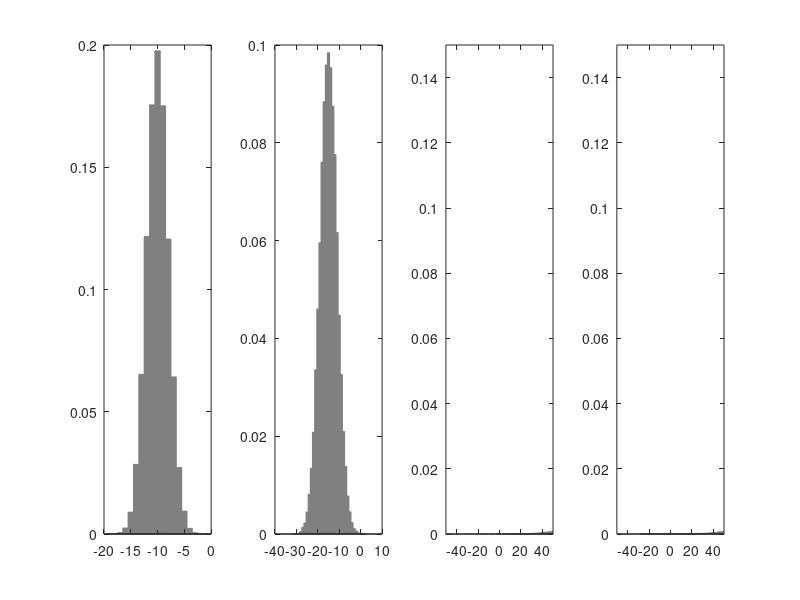

Recreate this plot in MATLAB.
clear all
close all
clc


rng(0)

num = 100000;
border = 1;


X = normrnd(-10, 2, [num, 1]);
% W = rand(num, 1);
% W = randn(num, 1)*100;
W = normrnd(-15, 4, [num, 1]);



Z = X .* W;




line_X = round(min(X)):border:round(max(X));
f_X = hist(X, line_X);
f_X = f_X/num;

line_W = round(min(W)):border:round(max(W));
f_W = hist(W, line_W);
f_W = f_W/num;

line_Z = round(min(Z)):border*1:round(max(Z));
f_Z = hist(Z, line_Z);
f_Z = f_Z/num;




border_t = border/100;

line_X_t = round(min(X)):border_t:round(max(X));
f_X_t = hist(X, line_X_t);
f_X_t = f_X_t/num;

line_W_t = round(min(W)):border_t:round(max(W));
f_W_t = hist(W, line_W_t);
f_W_t = f_W_t/num;

line_Z_t = round(min(Z)):border_t:round(max(Z));
f_Z_t = hist(Z, line_Z_t);
f_Z_t = f_Z_t/num;




X = round(X*(1/border))*border;
W = round(W*(1/border))*border;



% assume z = 200

% product distribution simulation experiment





% line_t = 1:border:2000;
% f_t = 1:border:2000;




line_t = min(line_Z):border:max(line_Z);
f_t = min(line_Z):border:max(line_Z);


for j = 1:max(size(line_t))
%    [j max(size(line_t))]

    z = line_t(j);
    p_all = 0;

    for i = 1:max(size(line_X))
        x = line_X(i);

        if x ~= 0
            p_x = f_X(find(line_X == x));

            w = round( (z/x)*(1/border))*border;
            pos = find(line_W == w);

            p_w = 0;
            if min(size(pos)) > 0
                p_w = p_w + f_W(pos);
            end

            temp = p_x*p_w*(1/abs(x));
            p_all = p_all + temp;

        else

            x_l = x - 0.5;
            x_r = x + 0.5;

 
            p_cum = 0;


            var_x = x_l:border_t:x_r;

            for u = 1:max(size(var_x))
                x = var_x(u);

                if x ~= 0
                    p_X = f_X_t(find( abs(line_X_t - x) < border_t*0.5  ));

                    w = round( (z/x)*(1/border_t) )*border_t;
                    pos = find( abs(line_X_t - w) < border_t*0.5 );

                    p_w = 0;
                    if min(size(pos)) > 0
                        p_w = p_w + f_W_t(pos);
                    end

                    temp = p_x*p_w*(1/abs(x));
                    p_cum = p_cum + temp;
                else


                    old_x = x;
                    x = old_x - border_t;


                    p_X = f_X_t(find( abs(line_X_t - x) < border_t*0.5  ));

                    w = round( (z/x)*(1/border_t) )*border_t;
                    pos = find( abs(line_X_t - w) < border_t*0.5 );

                    p_w = 0;
                    if min(size(pos)) > 0
                        p_w = p_w + f_W_t(pos);
                    end

                    temp_l = p_x*p_w*(1/abs(x));

                    x = old_x + border_t;


                    p_X = f_X_t(find( abs(line_X_t - x) < border_t*0.5  ));

                    w = round( (z/x)*(1/border_t) )*border_t;
                    pos = find( abs(line_X_t - w) < border_t*0.5 );

                    p_w = 0;
                    if min(size(pos)) > 0
                        p_w = p_w + f_W_t(pos);
                    end

                    temp_r = p_x*p_w*(1/abs(x));



                    p_cum = p_cum + (temp_l + temp_r)/2;
                end
            end



            p_all = p_all + p_cum;
        end
    end

    f_t(j) = p_all;
end





figure
subplot(1, 4, 1)
bar(line_X, f_X, 1, 'FaceColor', [0.5 0.5 0.5], 'EdgeColor', [0.5 0.5 0.5])
subplot(1, 4, 2)
bar(line_W, f_W, 1, 'FaceColor', [0.5 0.5 0.5], 'EdgeColor', [0.5 0.5 0.5])
subplot(1, 4, 3)
bar(line_Z, f_Z, 1, 'FaceColor', [0.5 0.5 0.5], 'EdgeColor', [0.5 0.5 0.5])
ylim([0 0.15])
xlim([-50 50])
subplot(1, 4, 4)
bar(line_t, f_t, 1, 'FaceColor', [0.5 0.5 0.5], 'EdgeColor', [0.5 0.5 0.5])
ylim([0 0.15])
xlim([-50 50])




% f_Z_t = abs(f_t - f_t);
% f_Z_t( round( line_Z * (1/border) )) = f_Z;
% 
% 
% p_value = sum(f_Z_t .* f_t)/(sum(f_Z_t.*f_Z_t)^(0.5) * sum(f_t.*f_t)^(0.5))


p_value = sum(f_Z .* f_t)/(sum(f_Z .* f_Z)^(0.5) * sum(f_t .* f_t)^(0.5));
p_value

sum(f_t)
